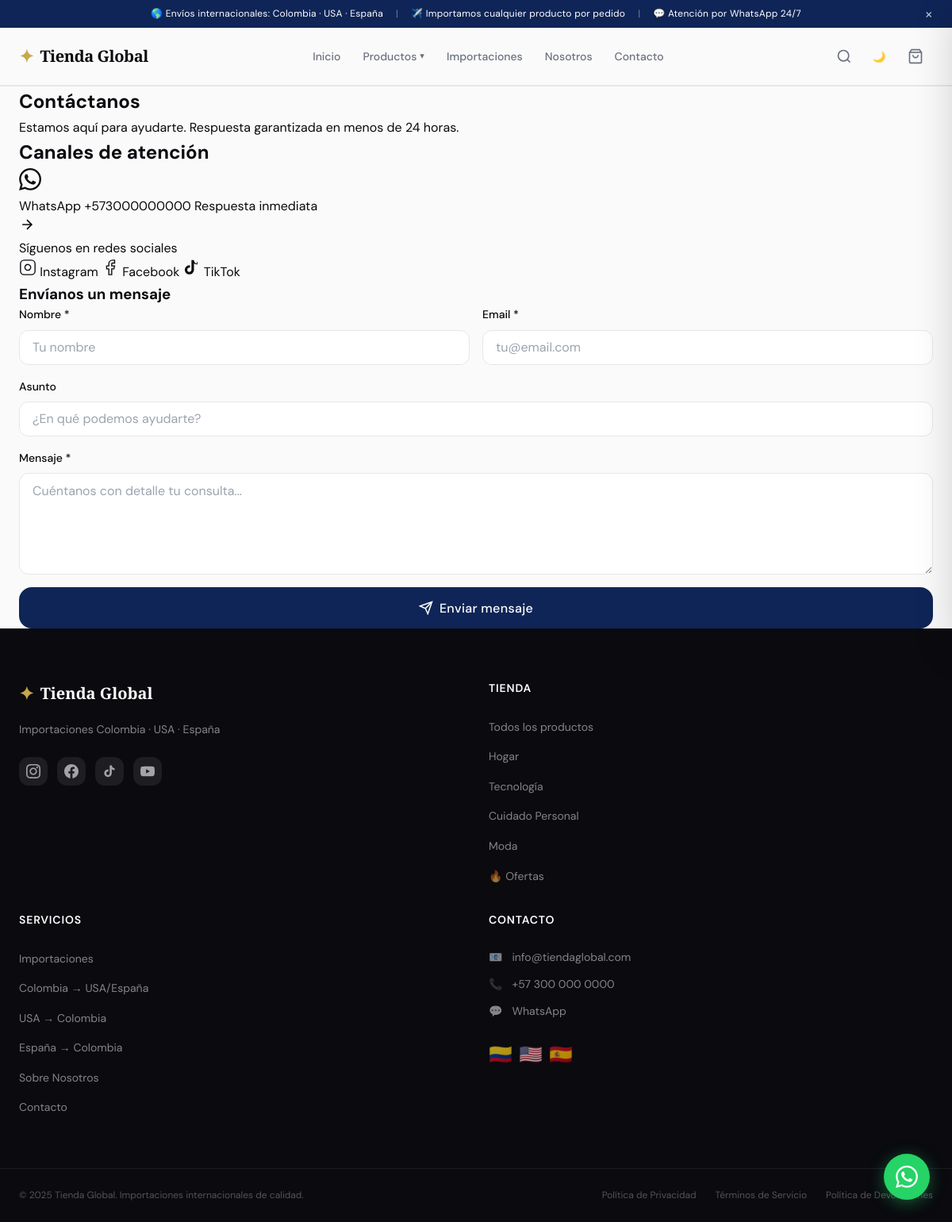
Page /contacto on the committed database.
### app.py (models this page shows, shortened)
class SiteSettings(db.Model):
    __tablename__ = 'site_settings'
    id = db.Column(db.Integer, primary_key=True)
    key = db.Column(db.String(100), unique=True, nullable=False)
    value = db.Column(db.Text)
    description = db.Column(db.String(200))
    @staticmethod
    def get(key, default=''):
        s = SiteSettings.query.filter_by(key=key).first()
        return s.value if s else default

class Category(db.Model):
    __tablename__ = 'categories'
    id = db.Column(db.Integer, primary_key=True)
    name = db.Column(db.String(100), nullable=False, unique=True)
    slug = db.Column(db.String(100), nullable=False, unique=True)
    description = db.Column(db.Text)
    image = db.Column(db.String(255))
    icon = db.Column(db.String(50))       # Emoji o clase de icono
    color = db.Column(db.String(20))      # Color de acento para la categoría
    is_active = db.Column(db.Boolean, default=True)
    sort_order = db.Column(db.Integer, default=0)
    created_at = db.Column(db.DateTime, default=datetime.utcnow)
    products = db.relationship('Product', backref='category', lazy=True)

### app.py (the view)
@app.route('/contacto')
def contact():
    return render_template('contact.html', settings=get_site_settings())

### app.py (called while the page is built)
def get_site_settings():
    return {
        'site_name': SiteSettings.get('site_name', 'Tienda Global'),
        'site_tagline': SiteSettings.get('site_tagline', 'Importaciones Colombia · USA · España'),
        'site_email': SiteSettings.get('site_email', 'info@tienda.com'),
        'site_phone': SiteSettings.get('site_phone', '+57 300 000 0000'),
        'whatsapp_number': SiteSettings.get('whatsapp_number', '573000000000'),
        'instagram_url': SiteSettings.get('instagram_url', '#'),
        'facebook_url': SiteSettings.get('facebook_url', '#'),
        'tiktok_url': SiteSettings.get('tiktok_url', '#'),
        'youtube_url': SiteSettings.get('youtube_url', '#'),
        'footer_text': SiteSettings.get('footer_text', '© 2025 Tienda Global. Todos los derechos reservados.'),
    }

@app.context_processor
def inject_globals():
    categories = Category.query.filter_by(is_active=True).order_by(Category.sort_order).all()
    settings = get_site_settings()
    cart_count = 0  # El carrito se maneja en localStorage (JavaScript)
    return dict(
        nav_categories=categories,
        site_settings=settings,
        cart_count=cart_count,
        current_year=datetime.now().year,
    )

### templates/contact.html (shortened to what this page needs)
{% extends "base.html" %}
{% block content %}
<section class="page-header">
  <div class="container">
    <h1 class="page-title">Contáctanos</h1>
    <p class="page-subtitle">Estamos aquí para ayudarte. Respuesta garantizada en menos de 24 horas.</p>
  </div>
</section>
<section class="contact-section">
  <div class="container">
    <div class="contact-grid">
      <div class="contact-info">
        <h2>Canales de atención</h2>
        {% if settings.whatsapp_number %}
        <a href="https://wa.me/{{ settings.whatsapp_number }}" target="_blank" rel="noopener" class="contact-card contact-card--whatsapp">
          <div class="contact-card__icon">
          </div>
          <div class="contact-card__info">
            <span class="contact-card__label">WhatsApp</span>
            <span class="contact-card__value">+{{ settings.whatsapp_number }}</span>
            <span class="contact-card__hint">Respuesta inmediata</span>
          </div>
          <svg width="20" height="20" viewBox="0 0 24 24" fill="none" stroke="currentColor" stroke-width="2" class="contact-card__arrow">
            <path d="M5 12h14M12 5l7 7-7 7"/>
          </svg>
        </a>
        {% endif %}
        <div class="contact-socials">
          <p class="contact-socials__label">Síguenos en redes sociales</p>
          <div class="contact-socials__links">
            {% if settings.instagram_url %}
            <a href="{{ settings.instagram_url }}" target="_blank" rel="noopener" class="social-link-btn" aria-label="Instagram">
              <svg width="22" height="22" viewBox="0 0 24 24" fill="none" stroke="currentColor" stroke-width="1.5">
                <rect x="2" y="2" width="20" height="20" rx="5" ry="5"/><path d="M16 11.37A4 4 0 1 1 12.63 8 4 4 0 0 1 16 11.37z"/><line x1="17.5" y1="6.5" x2="17.51" y2="6.5"/>
              </svg>
              Instagram
            </a>
            {% endif %}
            {% if settings.facebook_url %}
            <a href="{{ settings.facebook_url }}" target="_blank" rel="noopener" class="social-link-btn" aria-label="Facebook">
              <svg width="22" height="22" viewBox="0 0 24 24" fill="none" stroke="currentColor" stroke-width="1.5">
                <path d="M18 2h-3a5 5 0 0 0-5 5v3H7v4h3v8h4v-8h3l1-4h-4V7a1 1 0 0 1 1-1h3z"/>
              </svg>
              Facebook
            </a>
            {% endif %}
            {% if settings.tiktok_url %}
            <a href="{{ settings.tiktok_url }}" target="_blank" rel="noopener" class="social-link-btn" aria-label="TikTok">
              TikTok
            </a>
            {% endif %}
          </div>
        </div>
      </div>
      <div class="contact-form-card">
        <h3>Envíanos un mensaje</h3>
        <form action="{{ url_for('contact') }}" method="POST" class="contact-form" novalidate>
          <div class="form-row">
            <div class="form-group">
              <label for="contact_name" class="form-label">Nombre *</label>
              <input type="text" id="contact_name" name="name" class="form-control" placeholder="Tu nombre" required maxlength="100">
            </div>
            <div class="form-group">
              <label for="contact_email" class="form-label">Email *</label>
              <input type="email" id="contact_email" name="email" class="form-control" placeholder="tu@email.com" required maxlength="150">
            </div>
          </div>
          <div class="form-group">
            <label for="contact_subject" class="form-label">Asunto</label>
            <input type="text" id="contact_subject" name="subject" class="form-control" placeholder="¿En qué podemos ayudarte?" maxlength="200">
          </div>
          <div class="form-group">
            <label for="contact_message" class="form-label">Mensaje *</label>
            <textarea id="contact_message" name="message" class="form-control" rows="5"
                      placeholder="Cuéntanos con detalle tu consulta..." required maxlength="3000"></textarea>
          </div>
          <button type="submit" class="btn btn-primary btn-lg btn-full">
            <svg width="18" height="18" viewBox="0 0 24 24" fill="none" stroke="currentColor" stroke-width="2">
              <line x1="22" y1="2" x2="11" y2="13"/><polygon points="22 2 15 22 11 13 2 9 22 2"/>
            </svg>
            Enviar mensaje
          </button>
        </form>
      </div>
    </div>
  </div>
</section>
{% endblock %}

### templates/base.html (shortened to what this page needs)
<!DOCTYPE html>
<html lang="es" data-theme="light">
<head>
    <link rel="stylesheet" href="{{ url_for('static', filename='css/main.css') }}">
</head>
<body>
<div class="announcement-bar" id="announcementBar">
    <div class="announcement-content">
        <span>🌎 Envíos internacionales: Colombia · USA · España</span>
        <span class="sep">|</span>
        <span>✈️ Importamos cualquier producto por pedido</span>
        <span class="sep">|</span>
        <span>💬 Atención por WhatsApp 24/7</span>
    </div>
    <button class="announcement-close" onclick="document.getElementById('announcementBar').style.display='none'">×</button>
</div>
<nav class="navbar" id="navbar">
    <div class="nav-container">
        <a href="{{ url_for('index') }}" class="nav-logo">
            <span class="logo-icon">✦</span>
            <span class="logo-text">{{ site_settings.site_name }}</span>
        </a>
        <ul class="nav-menu" id="navMenu">
            <li><a href="{{ url_for('index') }}" class="nav-link {% if request.endpoint == 'index' %}active{% endif %}">Inicio</a></li>
            <li class="nav-dropdown">
                <a href="{{ url_for('products') }}" class="nav-link">Productos <span class="dropdown-arrow">▾</span></a>
            </li>
            <li><a href="{{ url_for('imports') }}" class="nav-link {% if request.endpoint == 'imports' %}active{% endif %}">Importaciones</a></li>
            <li><a href="{{ url_for('about') }}" class="nav-link">Nosotros</a></li>
            <li><a href="{{ url_for('contact') }}" class="nav-link">Contacto</a></li>
        </ul>
        <div class="nav-actions">
            <button class="nav-icon-btn" id="searchToggle" title="Buscar">
                <svg width="20" height="20" viewBox="0 0 24 24" fill="none" stroke="currentColor" stroke-width="2"><circle cx="11" cy="11" r="8"/><line x1="21" y1="21" x2="16.65" y2="16.65"/></svg>
            </button>
            <button class="nav-icon-btn" id="themeToggle" title="Cambiar tema">
                <span class="theme-icon-light">🌙</span>
            </button>
            <button class="nav-cart-btn" id="cartToggle" title="Carrito">
                <svg width="20" height="20" viewBox="0 0 24 24" fill="none" stroke="currentColor" stroke-width="2"><path d="M6 2L3 6v14a2 2 0 002 2h14a2 2 0 002-2V6l-3-4z"/><line x1="3" y1="6" x2="21" y2="6"/><path d="M16 10a4 4 0 01-8 0"/></svg>
            </button>
        </div>
    </div>
    <div class="search-bar" id="searchBar">
    </div>
</nav>
<main id="main-content">
    {% block content %}{% endblock %}
</main>
<footer class="footer">
    <div class="footer-container">
        <div class="footer-col footer-brand">
            <div class="footer-logo">
                <span class="logo-icon">✦</span>
                <span>{{ site_settings.site_name }}</span>
            </div>
            <p class="footer-tagline">{{ site_settings.site_tagline }}</p>
            <div class="footer-socials">
                <a href="{{ site_settings.instagram_url }}" target="_blank" rel="noopener" class="social-link" title="Instagram">
                </a>
                <a href="{{ site_settings.facebook_url }}" target="_blank" rel="noopener" class="social-link" title="Facebook">
                </a>
                <a href="{{ site_settings.tiktok_url }}" target="_blank" rel="noopener" class="social-link" title="TikTok">
                </a>
                <a href="{{ site_settings.youtube_url }}" target="_blank" rel="noopener" class="social-link" title="YouTube">
                </a>
            </div>
        </div>
        <div class="footer-col">
            <h4>Tienda</h4>
            <ul>
                <li><a href="{{ url_for('products') }}">Todos los productos</a></li>
                {% for cat in nav_categories[:4] %}
                <li><a href="{{ url_for('products', categoria=cat.slug) }}">{{ cat.name }}</a></li>
                {% endfor %}
                <li><a href="{{ url_for('products', categoria='ofertas') }}">🔥 Ofertas</a></li>
            </ul>
        </div>
        <div class="footer-col">
            <h4>Servicios</h4>
            <ul>
                <li><a href="{{ url_for('imports') }}">Importaciones</a></li>
                <li><a href="{{ url_for('imports') }}#desde-colombia">Colombia → USA/España</a></li>
                <li><a href="{{ url_for('imports') }}#desde-usa">USA → Colombia</a></li>
                <li><a href="{{ url_for('imports') }}#desde-espana">España → Colombia</a></li>
                <li><a href="{{ url_for('about') }}">Sobre Nosotros</a></li>
                <li><a href="{{ url_for('contact') }}">Contacto</a></li>
            </ul>
        </div>
        <div class="footer-col">
            <h4>Contacto</h4>
            <div class="footer-contact">
                <div class="contact-item">
                    <span>📧</span>
                    <a href="mailto:{{ site_settings.site_email }}">{{ site_settings.site_email }}</a>
                </div>
                <div class="contact-item">
                    <span>📞</span>
                    <span>{{ site_settings.site_phone }}</span>
                </div>
                {% if site_settings.whatsapp_number %}
                <div class="contact-item">
                    <span>💬</span>
                    <a href="https://wa.me/{{ site_settings.whatsapp_number }}" target="_blank">WhatsApp</a>
                </div>
                {% endif %}
            </div>
            <div class="footer-flags">
                <span title="Colombia">🇨🇴</span>
                <span title="Estados Unidos">🇺🇸</span>
                <span title="España">🇪🇸</span>
            </div>
        </div>
    </div>
    <div class="footer-bottom">
        <p>{{ site_settings.footer_text }}</p>
        <div class="footer-bottom-links">
            <a href="#">Política de Privacidad</a>
            <a href="#">Términos de Servicio</a>
            <a href="#">Política de Devoluciones</a>
        </div>
    </div>
</footer>
{% if site_settings.whatsapp_number %}
<a href="https://wa.me/{{ site_settings.whatsapp_number }}?text=Hola!%20Estoy%20interesado%20en%20sus%20productos."
   class="whatsapp-float" target="_blank" rel="noopener" title="Chatea con nosotros">
</a>
{% endif %}
</body>
</html>

### rows in the picture
SiteSettings: site_name "Tienda Global"
SiteSettings: whatsapp_number "573000000000"
SiteSettings: site_tagline "Importaciones Colombia · USA · España"
Category: name "Hogar"
Category: name "Tecnología"
Category: name "Cuidado Personal"
Category: name "Moda"
SiteSettings: site_email "info@tiendaglobal.com"
SiteSettings: site_phone "+57 300 000 0000"
SiteSettings: footer_text "© 2025 Tienda Global. Importaciones internacionales de calidad."
